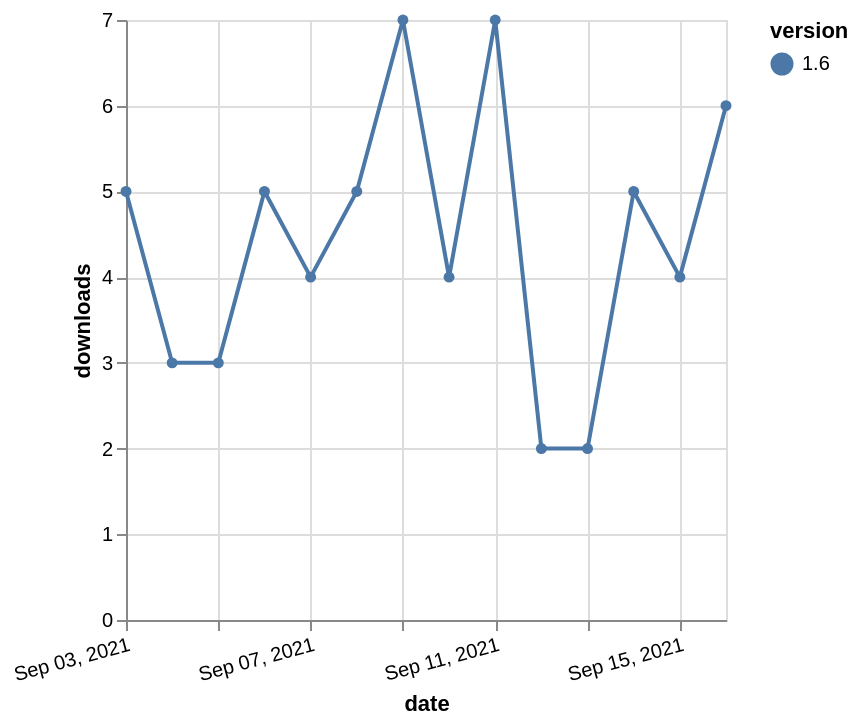

The specification (Vega-Lite) saved for this image:
### Vega-Lite specification from a JSON file in a GitHub repository (floating-point values rounded to 4 significant figures)
{"$schema": "https://vega.github.io/schema/vega-lite/v5.json", "description": "A simple bar chart with embedded data.", "data": {"values": [{"date": "2021-09-03", "total": 5940, "delta": 5, "version": "1.6"}, {"date": "2021-09-04", "total": 5943, "delta": 3, "version": "1.6"}, {"date": "2021-09-05", "total": 5946, "delta": 3, "version": "1.6"}, {"date": "2021-09-06", "total": 5951, "delta": 5, "version": "1.6"}, {"date": "2021-09-07", "total": 5955, "delta": 4, "version": "1.6"}, {"date": "2021-09-08", "total": 5960, "delta": 5, "version": "1.6"}, {"date": "2021-09-09", "total": 5967, "delta": 7, "version": "1.6"}, {"date": "2021-09-10", "total": 5971, "delta": 4, "version": "1.6"}, {"date": "2021-09-11", "total": 5978, "delta": 7, "version": "1.6"}, {"date": "2021-09-12", "total": 5980, "delta": 2, "version": "1.6"}, {"date": "2021-09-13", "total": 5982, "delta": 2, "version": "1.6"}, {"date": "2021-09-14", "total": 5987, "delta": 5, "version": "1.6"}, {"date": "2021-09-15", "total": 5991, "delta": 4, "version": "1.6"}, {"date": "2021-09-16", "total": 5997, "delta": 6, "version": "1.6"}]}, "width": "container", "mark": {"type": "line", "point": {"filled": true}}, "encoding": {"x": {"field": "date", "type": "temporal", "timeUnit": "yearmonthdate", "title": "date", "axis": {"labelAngle": -15}}, "y": {"field": "delta", "type": "quantitative", "title": "downloads"}, "color": {"field": "version", "type": "nominal"}, "tooltip": {"field": "delta"}}}
